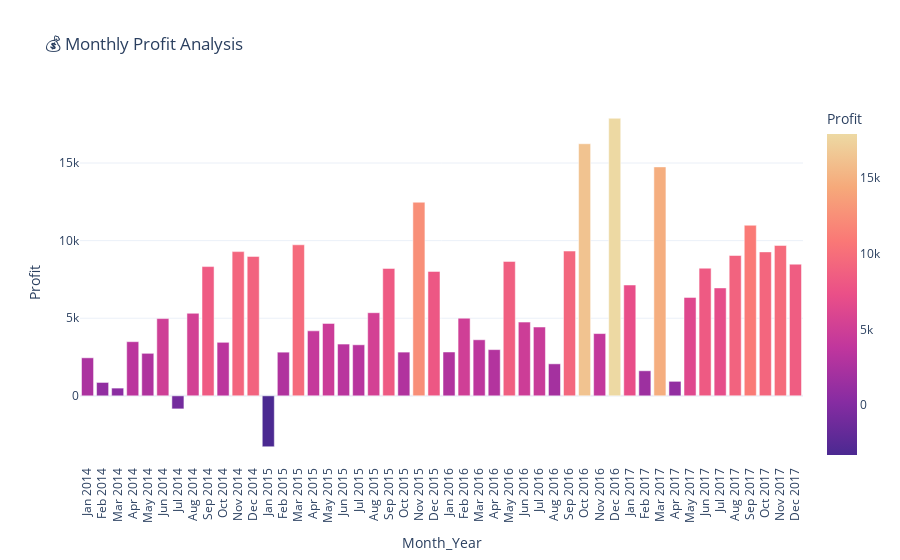

The notebook cell this image was saved under:
### Code cell
import pandas as pd
import plotly.express as px
import calendar
from pandas.tseries.offsets import MonthBegin

# Step 1: Clean columns
data.columns = data.columns.str.strip()

# Step 2: Convert numeric month to short name
data['Month_Abbr'] = data['Order Month'].apply(lambda x: calendar.month_abbr[int(x)])

# Step 3: Create Month-Year label
data['Month_Year'] = data['Month_Abbr'] + " " + data['Order Year'].astype(str)

# Step 4: Group by Month-Year and sum Profit
monthly_profit = data.groupby('Month_Year')['Profit'].sum().reset_index()

# Step 5: Sort chronologically
monthly_profit['Date'] = pd.to_datetime(monthly_profit['Month_Year'], format='%b %Y') + MonthBegin(0)
monthly_profit = monthly_profit.sort_values('Date')

# Step 6: Bar chart
fig = px.bar(
    monthly_profit,
    x='Month_Year',
    y='Profit',
    title='💰 Monthly Profit Analysis',
    color='Profit',
    color_continuous_scale='Agsunset'
)
fig.update_layout(xaxis_tickangle=-90)
fig.show()

### Figure 1 — Plotly figure (JSON) as saved in the notebook; plotly's stock layout.template omitted (floating-point values rounded to 4 significant figures)
{"data": [{"hovertemplate": "Month_Year=%{x}<br>Profit=%{marker.color}<extra></extra>", "legendgroup": "", "marker": {"color": [2450.0, 862.3, 498.7, 3489.0, 2739.0, 4977.0, -841.5, 5318.0, 8328.0, 3448.0, 9292.0, 8984.0, -3281.0, 2814.0, 9732.0, 4187.0, 4668.0, 3336.0, 3289.0, 5356.0, 8209.0, 2817.0, 12470.0, 8017.0, 2825.0, 5005.0, 3612.0, 2978.0, 8662.0, 4750.0, 4433.0, 2062.0, 9329.0, 16240.0, 4011.0, 17890.0, 7140.0, 1614.0, 14750.0, 933.3, 6343.0, 8223.0, 6953.0, 9041.0, 10990.0, 9275.0, 9690.0, 8483.0], "coloraxis": "coloraxis", "pattern": {"shape": ""}}, "name": "", "orientation": "v", "showlegend": false, "textposition": "auto", "type": "bar", "x": ["Jan 2014", "Feb 2014", "Mar 2014", "Apr 2014", "May 2014", "Jun 2014", "Jul 2014", "Aug 2014", "Sep 2014", "Oct 2014", "Nov 2014", "Dec 2014", "Jan 2015", "Feb 2015", "Mar 2015", "Apr 2015", "May 2015", "Jun 2015", "Jul 2015", "Aug 2015", "Sep 2015", "Oct 2015", "Nov 2015", "Dec 2015", "Jan 2016", "Feb 2016", "Mar 2016", "Apr 2016", "May 2016", "Jun 2016", "Jul 2016", "Aug 2016", "Sep 2016", "Oct 2016", "Nov 2016", "Dec 2016", "Jan 2017", "Feb 2017", "Mar 2017", "Apr 2017", "May 2017", "Jun 2017", "Jul 2017", "Aug 2017", "Sep 2017", "Oct 2017", "Nov 2017", "Dec 2017"], "xaxis": "x", "y": [2450.0, 862.3, 498.7, 3489.0, 2739.0, 4977.0, -841.5, 5318.0, 8328.0, 3448.0, 9292.0, 8984.0, -3281.0, 2814.0, 9732.0, 4187.0, 4668.0, 3336.0, 3289.0, 5356.0, 8209.0, 2817.0, 12470.0, 8017.0, 2825.0, 5005.0, 3612.0, 2978.0, 8662.0, 4750.0, 4433.0, 2062.0, 9329.0, 16240.0, 4011.0, 17890.0, 7140.0, 1614.0, 14750.0, 933.3, 6343.0, 8223.0, 6953.0, 9041.0, 10990.0, 9275.0, 9690.0, 8483.0], "yaxis": "y"}], "layout": {"barmode": "relative", "coloraxis": {"colorbar": {"title": {"text": "Profit"}}, "colorscale": [[0, "rgb(75, 41, 145)"], [0.1667, "rgb(135, 44, 162)"], [0.3333, "rgb(192, 54, 157)"], [0.5, "rgb(234, 79, 136)"], [0.6667, "rgb(250, 120, 118)"], [0.8333, "rgb(246, 169, 122)"], [1, "rgb(237, 217, 163)"]]}, "legend": {"tracegroupgap": 0}, "title": {"text": "💰 Monthly Profit Analysis"}, "xaxis": {"anchor": "y", "domain": [0, 1], "tickangle": -90, "title": {"text": "Month_Year"}}, "yaxis": {"anchor": "x", "domain": [0, 1], "title": {"text": "Profit"}}}}
